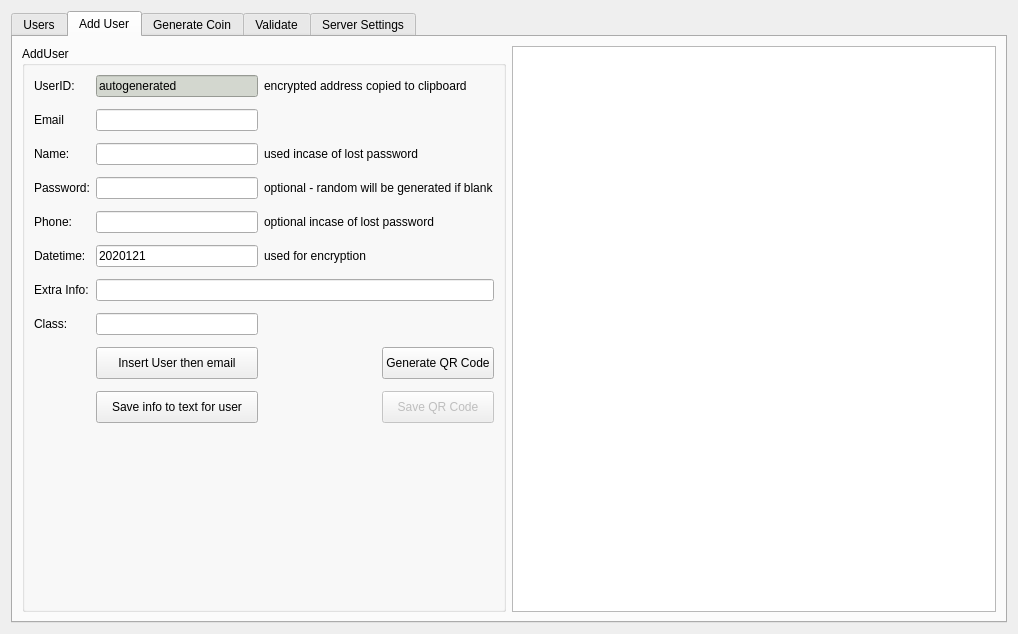
<?xml version="1.0" encoding="UTF-8"?>
<ui version="4.0">
 <class>FormInvestment</class>
 <widget class="QWidget" name="FormInvestment">
  <property name="geometry">
   <rect>
    <x>0</x>
    <y>0</y>
    <width>1018</width>
    <height>634</height>
   </rect>
  </property>
  <property name="windowTitle">
   <string>Form</string>
  </property>
  <layout class="QVBoxLayout" name="verticalLayout_4">
   <item>
    <widget class="QTabWidget" name="tabWidget">
     <property name="currentIndex">
      <number>1</number>
     </property>
     <widget class="QWidget" name="tab_User">
      <attribute name="title">
       <string>Users</string>
      </attribute>
      <layout class="QVBoxLayout" name="verticalLayout_2">
       <item>
        <layout class="QGridLayout" name="gridLayout">
         <item row="0" column="0">
          <widget class="QLabel" name="label_14">
           <property name="text">
            <string>ID</string>
           </property>
          </widget>
         </item>
         <item row="0" column="1">
          <widget class="QLineEdit" name="userid">
           <property name="maximumSize">
            <size>
             <width>16777215</width>
             <height>32</height>
            </size>
           </property>
          </widget>
         </item>
         <item row="0" column="2">
          <widget class="QPushButton" name="btn_SelectAll">
           <property name="minimumSize">
            <size>
             <width>120</width>
             <height>32</height>
            </size>
           </property>
           <property name="text">
            <string>Select All</string>
           </property>
          </widget>
         </item>
         <item row="1" column="0">
          <widget class="QLabel" name="label_15">
           <property name="text">
            <string>Coin</string>
           </property>
          </widget>
         </item>
         <item row="1" column="1">
          <widget class="QLineEdit" name="coinid">
           <property name="maximumSize">
            <size>
             <width>16777215</width>
             <height>32</height>
            </size>
           </property>
          </widget>
         </item>
         <item row="1" column="2">
          <widget class="QPushButton" name="btn_Search">
           <property name="minimumSize">
            <size>
             <width>0</width>
             <height>32</height>
            </size>
           </property>
           <property name="text">
            <string>Search</string>
           </property>
          </widget>
         </item>
        </layout>
       </item>
       <item>
        <widget class="QTableWidget" name="tableWidgetUsers">
         <property name="styleSheet">
          <string notr="true"/>
         </property>
         <column>
          <property name="text">
           <string>Email</string>
          </property>
         </column>
         <column>
          <property name="text">
           <string>CoinAddress</string>
          </property>
         </column>
         <column>
          <property name="text">
           <string>owner</string>
          </property>
         </column>
         <column>
          <property name="text">
           <string>Class</string>
          </property>
         </column>
         <column>
          <property name="text">
           <string>DateTime</string>
          </property>
         </column>
        </widget>
       </item>
      </layout>
     </widget>
     <widget class="QWidget" name="tab_Add">
      <attribute name="title">
       <string>Add User</string>
      </attribute>
      <layout class="QHBoxLayout" name="horizontalLayout">
       <item>
        <widget class="QGroupBox" name="groupBox_2">
         <property name="title">
          <string>AddUser</string>
         </property>
         <layout class="QGridLayout" name="gridLayout_33">
          <property name="verticalSpacing">
           <number>12</number>
          </property>
          <item row="2" column="0">
           <widget class="QLabel" name="label_394">
            <property name="text">
             <string>Name:</string>
            </property>
            <property name="scaledContents">
             <bool>true</bool>
            </property>
           </widget>
          </item>
          <item row="2" column="2" colspan="2">
           <widget class="QLabel" name="label_30">
            <property name="text">
             <string>used incase of lost password</string>
            </property>
           </widget>
          </item>
          <item row="6" column="1" colspan="3">
           <widget class="QLineEdit" name="add_txt_Extra">
            <property name="text">
             <string/>
            </property>
           </widget>
          </item>
          <item row="4" column="1">
           <widget class="QLineEdit" name="add_txt_Phone">
            <property name="text">
             <string/>
            </property>
           </widget>
          </item>
          <item row="4" column="2" colspan="2">
           <widget class="QLabel" name="label_29">
            <property name="text">
             <string>optional incase of lost password</string>
            </property>
           </widget>
          </item>
          <item row="8" column="1">
           <widget class="QPushButton" name="add_btn_Insert">
            <property name="minimumSize">
             <size>
              <width>0</width>
              <height>32</height>
             </size>
            </property>
            <property name="text">
             <string>Insert User then email</string>
            </property>
           </widget>
          </item>
          <item row="5" column="0">
           <widget class="QLabel" name="label_4">
            <property name="text">
             <string>Datetime:</string>
            </property>
           </widget>
          </item>
          <item row="7" column="1">
           <widget class="QLineEdit" name="add_txt_Class">
            <property name="text">
             <string/>
            </property>
           </widget>
          </item>
          <item row="1" column="0">
           <widget class="QLabel" name="label_396">
            <property name="text">
             <string>Email</string>
            </property>
            <property name="scaledContents">
             <bool>true</bool>
            </property>
           </widget>
          </item>
          <item row="1" column="1">
           <widget class="QLineEdit" name="add_txt_Email">
            <property name="text">
             <string/>
            </property>
           </widget>
          </item>
          <item row="2" column="1">
           <widget class="QLineEdit" name="add_txt_Name">
            <property name="text">
             <string/>
            </property>
           </widget>
          </item>
          <item row="0" column="2" colspan="2">
           <widget class="QLabel" name="label_36">
            <property name="text">
             <string>encrypted address copied to clipboard</string>
            </property>
           </widget>
          </item>
          <item row="8" column="3">
           <widget class="QPushButton" name="add_btn_GenerateQR">
            <property name="minimumSize">
             <size>
              <width>0</width>
              <height>32</height>
             </size>
            </property>
            <property name="text">
             <string>Generate QR Code</string>
            </property>
           </widget>
          </item>
          <item row="0" column="1">
           <widget class="QLineEdit" name="add_txt_UserID">
            <property name="enabled">
             <bool>true</bool>
            </property>
            <property name="styleSheet">
             <string notr="true">background-color: rgb(211, 215, 207);</string>
            </property>
            <property name="text">
             <string>autogenerated</string>
            </property>
            <property name="readOnly">
             <bool>true</bool>
            </property>
           </widget>
          </item>
          <item row="3" column="1">
           <widget class="QLineEdit" name="add_txt_Password">
            <property name="text">
             <string/>
            </property>
           </widget>
          </item>
          <item row="5" column="2">
           <widget class="QLabel" name="label_31">
            <property name="text">
             <string>used for encryption</string>
            </property>
           </widget>
          </item>
          <item row="6" column="0">
           <widget class="QLabel" name="label_32">
            <property name="text">
             <string>Extra Info:</string>
            </property>
           </widget>
          </item>
          <item row="0" column="0">
           <widget class="QLabel" name="label">
            <property name="text">
             <string>UserID:</string>
            </property>
            <property name="scaledContents">
             <bool>true</bool>
            </property>
           </widget>
          </item>
          <item row="9" column="3">
           <widget class="QPushButton" name="add_btn_SaveQR">
            <property name="enabled">
             <bool>false</bool>
            </property>
            <property name="minimumSize">
             <size>
              <width>0</width>
              <height>32</height>
             </size>
            </property>
            <property name="text">
             <string>Save QR Code</string>
            </property>
           </widget>
          </item>
          <item row="9" column="1">
           <widget class="QPushButton" name="add_btn_Save">
            <property name="minimumSize">
             <size>
              <width>0</width>
              <height>32</height>
             </size>
            </property>
            <property name="text">
             <string>Save info to text for user</string>
            </property>
           </widget>
          </item>
          <item row="3" column="0">
           <widget class="QLabel" name="label_2834">
            <property name="text">
             <string>Password:</string>
            </property>
           </widget>
          </item>
          <item row="4" column="0">
           <widget class="QLabel" name="label_343">
            <property name="text">
             <string>Phone:</string>
            </property>
           </widget>
          </item>
          <item row="5" column="1">
           <widget class="QLineEdit" name="add_txt_Date">
            <property name="text">
             <string>2020121</string>
            </property>
           </widget>
          </item>
          <item row="3" column="2" colspan="2">
           <widget class="QLabel" name="label_39">
            <property name="text">
             <string>optional - random will be generated if blank</string>
            </property>
           </widget>
          </item>
          <item row="7" column="0">
           <widget class="QLabel" name="label_38">
            <property name="text">
             <string>Class:</string>
            </property>
           </widget>
          </item>
          <item row="10" column="1">
           <spacer name="verticalSpacer">
            <property name="orientation">
             <enum>Qt::Vertical</enum>
            </property>
            <property name="sizeHint" stdset="0">
             <size>
              <width>20</width>
              <height>40</height>
             </size>
            </property>
           </spacer>
          </item>
         </layout>
        </widget>
       </item>
       <item>
        <widget class="QGraphicsView" name="add_QRView"/>
       </item>
      </layout>
     </widget>
     <widget class="QWidget" name="tab_Coin">
      <attribute name="title">
       <string>Generate Coin</string>
      </attribute>
      <layout class="QVBoxLayout" name="verticalLayout_3">
       <item>
        <widget class="QLabel" name="label_16">
         <property name="text">
          <string>Coin Value based on Local Currency or something like Gold / silver / bitcoin / cookies / votes / lottery etc...</string>
         </property>
        </widget>
       </item>
       <item>
        <widget class="QGroupBox" name="groupBox_11">
         <property name="title">
          <string>Coin Settings</string>
         </property>
         <layout class="QGridLayout" name="gridLayout_3">
          <item row="2" column="3">
           <widget class="QLabel" name="label_8">
            <property name="text">
             <string>Encrypted-RSA+AES</string>
            </property>
           </widget>
          </item>
          <item row="2" column="0" colspan="2">
           <widget class="QLabel" name="label_655">
            <property name="text">
             <string>CoinAddressLength</string>
            </property>
           </widget>
          </item>
          <item row="2" column="2">
           <widget class="QLineEdit" name="cns_txt_Length">
            <property name="text">
             <string>8</string>
            </property>
           </widget>
          </item>
          <item row="1" column="2">
           <widget class="QLineEdit" name="cns_txt_Count">
            <property name="text">
             <string>10000</string>
            </property>
           </widget>
          </item>
          <item row="0" column="2">
           <widget class="QLineEdit" name="cns_txt_Coin">
            <property name="text">
             <string>CookieCoin</string>
            </property>
           </widget>
          </item>
          <item row="1" column="0">
           <widget class="QLabel" name="label_5">
            <property name="text">
             <string>CoinCount</string>
            </property>
           </widget>
          </item>
          <item row="0" column="0">
           <widget class="QLabel" name="label_19">
            <property name="text">
             <string>Coin Name</string>
            </property>
           </widget>
          </item>
          <item row="3" column="0">
           <widget class="QLabel" name="label_755">
            <property name="text">
             <string>DateCreated</string>
            </property>
           </widget>
          </item>
          <item row="3" column="2">
           <layout class="QHBoxLayout" name="horizontalLayout_14">
            <item>
             <widget class="QSpinBox" name="cns_sp_Day">
              <property name="minimum">
               <number>1</number>
              </property>
             </widget>
            </item>
            <item>
             <widget class="QComboBox" name="cns_cb_Month">
              <item>
               <property name="text">
                <string>Jan</string>
               </property>
              </item>
              <item>
               <property name="text">
                <string>Feb</string>
               </property>
              </item>
              <item>
               <property name="text">
                <string>Mar</string>
               </property>
              </item>
              <item>
               <property name="text">
                <string>April</string>
               </property>
              </item>
              <item>
               <property name="text">
                <string>May</string>
               </property>
              </item>
              <item>
               <property name="text">
                <string>June</string>
               </property>
              </item>
              <item>
               <property name="text">
                <string>July</string>
               </property>
              </item>
              <item>
               <property name="text">
                <string>Aug</string>
               </property>
              </item>
              <item>
               <property name="text">
                <string>September</string>
               </property>
              </item>
              <item>
               <property name="text">
                <string>October</string>
               </property>
              </item>
              <item>
               <property name="text">
                <string>November</string>
               </property>
              </item>
             </widget>
            </item>
            <item>
             <widget class="QSpinBox" name="cns_sp_Year">
              <property name="maximum">
               <number>15000</number>
              </property>
              <property name="value">
               <number>2020</number>
              </property>
             </widget>
            </item>
            <item>
             <widget class="QTimeEdit" name="cns_sp_Time"/>
            </item>
           </layout>
          </item>
          <item row="2" column="4">
           <layout class="QHBoxLayout" name="horizontalLayout_15">
            <item>
             <widget class="QRadioButton" name="cns_chk_EncYes">
              <property name="text">
               <string>Yes</string>
              </property>
             </widget>
            </item>
            <item>
             <widget class="QRadioButton" name="cns_chk_EncNo">
              <property name="text">
               <string>No</string>
              </property>
              <property name="checked">
               <bool>true</bool>
              </property>
             </widget>
            </item>
           </layout>
          </item>
          <item row="1" column="3">
           <widget class="QLabel" name="label_21">
            <property name="text">
             <string>Coin Value</string>
            </property>
           </widget>
          </item>
          <item row="0" column="4">
           <widget class="QLineEdit" name="cns_txt_Type">
            <property name="text">
             <string>CAD</string>
            </property>
           </widget>
          </item>
          <item row="3" column="4">
           <widget class="QSpinBox" name="cns_sp_Expires">
            <property name="minimum">
             <number>1</number>
            </property>
            <property name="maximum">
             <number>10000</number>
            </property>
            <property name="value">
             <number>50</number>
            </property>
           </widget>
          </item>
          <item row="0" column="3">
           <widget class="QLabel" name="label_17">
            <property name="text">
             <string>Type</string>
            </property>
           </widget>
          </item>
          <item row="3" column="3">
           <widget class="QLabel" name="label_1155">
            <property name="text">
             <string>Inactives Expire Years</string>
            </property>
           </widget>
          </item>
          <item row="1" column="4">
           <widget class="QLineEdit" name="cns_txt_Value">
            <property name="text">
             <string>.25</string>
            </property>
           </widget>
          </item>
         </layout>
        </widget>
       </item>
       <item>
        <layout class="QHBoxLayout" name="horizontalLayout_4">
         <item>
          <widget class="QLabel" name="label_22">
           <property name="text">
            <string>USB Key Drive Name only, leaveblank to store on HD</string>
           </property>
          </widget>
         </item>
         <item>
          <widget class="QLineEdit" name="cns_txt_USB">
           <property name="text">
            <string>drivename</string>
           </property>
          </widget>
         </item>
         <item>
          <widget class="QLabel" name="label_42">
           <property name="text">
            <string>Transaction driveName</string>
           </property>
          </widget>
         </item>
         <item>
          <widget class="QLineEdit" name="cns_sp_DriveName">
           <property name="text">
            <string/>
           </property>
          </widget>
         </item>
        </layout>
       </item>
       <item>
        <widget class="QGroupBox" name="groupBox">
         <property name="title">
          <string>Matures</string>
         </property>
         <layout class="QVBoxLayout" name="verticalLayout" stretch="1,10">
          <item>
           <layout class="QHBoxLayout" name="horizontalLayout_2">
            <item>
             <widget class="QRadioButton" name="cns_chk_mature_Yes">
              <property name="maximumSize">
               <size>
                <width>50</width>
                <height>16777215</height>
               </size>
              </property>
              <property name="text">
               <string>Yes</string>
              </property>
             </widget>
            </item>
            <item>
             <widget class="QRadioButton" name="cns_chk_mature_No">
              <property name="maximumSize">
               <size>
                <width>50</width>
                <height>16777215</height>
               </size>
              </property>
              <property name="text">
               <string>No</string>
              </property>
              <property name="checked">
               <bool>true</bool>
              </property>
             </widget>
            </item>
            <item>
             <spacer name="horizontalSpacer">
              <property name="orientation">
               <enum>Qt::Horizontal</enum>
              </property>
              <property name="sizeType">
               <enum>QSizePolicy::Minimum</enum>
              </property>
              <property name="sizeHint" stdset="0">
               <size>
                <width>20</width>
                <height>20</height>
               </size>
              </property>
             </spacer>
            </item>
            <item>
             <widget class="QLabel" name="label_9">
              <property name="text">
               <string>CoinPayout </string>
              </property>
             </widget>
            </item>
            <item>
             <widget class="QDoubleSpinBox" name="cns_sp_Payout">
              <property name="value">
               <double>1.000000000000000</double>
              </property>
             </widget>
            </item>
            <item>
             <widget class="QLabel" name="label_20">
              <property name="text">
               <string>Investment Multiplier: 2 is double</string>
              </property>
             </widget>
            </item>
            <item>
             <spacer name="horizontalSpacer_2">
              <property name="orientation">
               <enum>Qt::Horizontal</enum>
              </property>
              <property name="sizeHint" stdset="0">
               <size>
                <width>40</width>
                <height>20</height>
               </size>
              </property>
             </spacer>
            </item>
            <item>
             <widget class="QLabel" name="label_10">
              <property name="text">
               <string>MaturingDate</string>
              </property>
             </widget>
            </item>
            <item>
             <widget class="QSpinBox" name="cns_sp_matureDay">
              <property name="minimum">
               <number>1</number>
              </property>
             </widget>
            </item>
            <item>
             <widget class="QComboBox" name="cns_cb_matureMonth">
              <item>
               <property name="text">
                <string>Jan</string>
               </property>
              </item>
              <item>
               <property name="text">
                <string>Feb</string>
               </property>
              </item>
              <item>
               <property name="text">
                <string>Mar</string>
               </property>
              </item>
              <item>
               <property name="text">
                <string>April</string>
               </property>
              </item>
              <item>
               <property name="text">
                <string>May</string>
               </property>
              </item>
              <item>
               <property name="text">
                <string>June</string>
               </property>
              </item>
              <item>
               <property name="text">
                <string>July</string>
               </property>
              </item>
              <item>
               <property name="text">
                <string>Aug</string>
               </property>
              </item>
              <item>
               <property name="text">
                <string>September</string>
               </property>
              </item>
              <item>
               <property name="text">
                <string>October</string>
               </property>
              </item>
              <item>
               <property name="text">
                <string>November</string>
               </property>
              </item>
             </widget>
            </item>
            <item>
             <widget class="QSpinBox" name="cns_cb_matureYear">
              <property name="maximum">
               <number>15000</number>
              </property>
              <property name="value">
               <number>2020</number>
              </property>
             </widget>
            </item>
            <item>
             <widget class="QTimeEdit" name="cns_cb_matureTime"/>
            </item>
           </layout>
          </item>
          <item>
           <layout class="QHBoxLayout" name="horizontalLayout_3" stretch="1,10">
            <item>
             <widget class="QLabel" name="label_18">
              <property name="sizePolicy">
               <sizepolicy hsizetype="Fixed" vsizetype="Preferred">
                <horstretch>0</horstretch>
                <verstretch>0</verstretch>
               </sizepolicy>
              </property>
              <property name="text">
               <string>Description</string>
              </property>
              <property name="alignment">
               <set>Qt::AlignLeading|Qt::AlignLeft|Qt::AlignTop</set>
              </property>
             </widget>
            </item>
            <item>
             <widget class="QPlainTextEdit" name="cns_txt_description">
              <property name="sizePolicy">
               <sizepolicy hsizetype="Preferred" vsizetype="Preferred">
                <horstretch>0</horstretch>
                <verstretch>0</verstretch>
               </sizepolicy>
              </property>
              <property name="plainText">
               <string>What the investment will be based on</string>
              </property>
             </widget>
            </item>
           </layout>
          </item>
         </layout>
        </widget>
       </item>
       <item>
        <layout class="QHBoxLayout" name="horizontalLayout_5">
         <item>
          <spacer name="horizontalSpacer_3">
           <property name="orientation">
            <enum>Qt::Horizontal</enum>
           </property>
           <property name="sizeHint" stdset="0">
            <size>
             <width>40</width>
             <height>20</height>
            </size>
           </property>
          </spacer>
         </item>
         <item>
          <widget class="QPushButton" name="cns_btn_Generate">
           <property name="minimumSize">
            <size>
             <width>0</width>
             <height>32</height>
            </size>
           </property>
           <property name="text">
            <string>Generate Coin</string>
           </property>
          </widget>
         </item>
         <item>
          <spacer name="horizontalSpacer_4">
           <property name="orientation">
            <enum>Qt::Horizontal</enum>
           </property>
           <property name="sizeHint" stdset="0">
            <size>
             <width>40</width>
             <height>20</height>
            </size>
           </property>
          </spacer>
         </item>
        </layout>
       </item>
      </layout>
     </widget>
     <widget class="QWidget" name="tab_Validate">
      <attribute name="title">
       <string>Validate</string>
      </attribute>
      <widget class="QPushButton" name="btn_validateCoin">
       <property name="geometry">
        <rect>
         <x>380</x>
         <y>240</y>
         <width>151</width>
         <height>71</height>
        </rect>
       </property>
       <property name="text">
        <string>Validate</string>
       </property>
      </widget>
     </widget>
     <widget class="QWidget" name="tab_FTP">
      <attribute name="title">
       <string>Server Settings</string>
      </attribute>
      <widget class="QGroupBox" name="groupBox_3">
       <property name="geometry">
        <rect>
         <x>70</x>
         <y>170</y>
         <width>300</width>
         <height>260</height>
        </rect>
       </property>
       <property name="title">
        <string>FTP</string>
       </property>
       <widget class="QPushButton" name="btn_FtpServer">
        <property name="geometry">
         <rect>
          <x>80</x>
          <y>60</y>
          <width>141</width>
          <height>51</height>
         </rect>
        </property>
        <property name="text">
         <string>Server Settings</string>
        </property>
       </widget>
       <widget class="QPushButton" name="btn_FTPTest">
        <property name="geometry">
         <rect>
          <x>80</x>
          <y>120</y>
          <width>141</width>
          <height>51</height>
         </rect>
        </property>
        <property name="text">
         <string>test</string>
        </property>
       </widget>
      </widget>
      <widget class="QGroupBox" name="groupBox_4">
       <property name="geometry">
        <rect>
         <x>430</x>
         <y>170</y>
         <width>381</width>
         <height>260</height>
        </rect>
       </property>
       <property name="title">
        <string>SMTP</string>
       </property>
       <widget class="QLineEdit" name="txt_smtp_password">
        <property name="geometry">
         <rect>
          <x>131</x>
          <y>140</y>
          <width>216</width>
          <height>25</height>
         </rect>
        </property>
        <property name="text">
         <string/>
        </property>
        <property name="echoMode">
         <enum>QLineEdit::Password</enum>
        </property>
       </widget>
       <widget class="QLabel" name="label_3234">
        <property name="geometry">
         <rect>
          <x>20</x>
          <y>74</y>
          <width>105</width>
          <height>25</height>
         </rect>
        </property>
        <property name="text">
         <string>Port</string>
        </property>
       </widget>
       <widget class="QCheckBox" name="chk_smtp_ssl">
        <property name="geometry">
         <rect>
          <x>20</x>
          <y>174</y>
          <width>216</width>
          <height>23</height>
         </rect>
        </property>
        <property name="text">
         <string>encrypted</string>
        </property>
        <property name="checked">
         <bool>true</bool>
        </property>
       </widget>
       <widget class="QLineEdit" name="txt_smtp_host">
        <property name="geometry">
         <rect>
          <x>131</x>
          <y>41</y>
          <width>216</width>
          <height>25</height>
         </rect>
        </property>
        <property name="text">
         <string>smtp.gmail.com</string>
        </property>
       </widget>
       <widget class="QPushButton" name="btn_SmtpSave">
        <property name="geometry">
         <rect>
          <x>240</x>
          <y>200</y>
          <width>105</width>
          <height>42</height>
         </rect>
        </property>
        <property name="text">
         <string>Save Settings</string>
        </property>
       </widget>
       <widget class="QLabel" name="label_6234">
        <property name="geometry">
         <rect>
          <x>20</x>
          <y>107</y>
          <width>105</width>
          <height>25</height>
         </rect>
        </property>
        <property name="text">
         <string>Email</string>
        </property>
       </widget>
       <widget class="QLineEdit" name="txt_smtp_email">
        <property name="geometry">
         <rect>
          <x>131</x>
          <y>107</y>
          <width>216</width>
          <height>25</height>
         </rect>
        </property>
        <property name="text">
         <string>your_username@gmail.com</string>
        </property>
       </widget>
       <widget class="QLineEdit" name="txt_smtp_port">
        <property name="geometry">
         <rect>
          <x>131</x>
          <y>74</y>
          <width>216</width>
          <height>25</height>
         </rect>
        </property>
        <property name="text">
         <string>465</string>
        </property>
       </widget>
       <widget class="QLabel" name="label_2234">
        <property name="geometry">
         <rect>
          <x>20</x>
          <y>41</y>
          <width>105</width>
          <height>25</height>
         </rect>
        </property>
        <property name="text">
         <string>Host</string>
        </property>
       </widget>
       <widget class="QLabel" name="label_7234">
        <property name="geometry">
         <rect>
          <x>20</x>
          <y>140</y>
          <width>105</width>
          <height>25</height>
         </rect>
        </property>
        <property name="text">
         <string>Password</string>
        </property>
       </widget>
      </widget>
     </widget>
    </widget>
   </item>
  </layout>
 </widget>
 <tabstops>
  <tabstop>tabWidget</tabstop>
  <tabstop>userid</tabstop>
  <tabstop>coinid</tabstop>
  <tabstop>btn_SelectAll</tabstop>
  <tabstop>btn_Search</tabstop>
  <tabstop>tableWidgetUsers</tabstop>
  <tabstop>add_txt_UserID</tabstop>
  <tabstop>add_txt_Email</tabstop>
  <tabstop>add_txt_Name</tabstop>
  <tabstop>add_txt_Password</tabstop>
  <tabstop>add_txt_Phone</tabstop>
  <tabstop>add_txt_Date</tabstop>
  <tabstop>add_txt_Extra</tabstop>
  <tabstop>add_txt_Class</tabstop>
  <tabstop>add_btn_Insert</tabstop>
  <tabstop>add_btn_Save</tabstop>
  <tabstop>add_btn_GenerateQR</tabstop>
  <tabstop>add_btn_SaveQR</tabstop>
  <tabstop>add_QRView</tabstop>
  <tabstop>cns_txt_Coin</tabstop>
  <tabstop>cns_txt_Count</tabstop>
  <tabstop>cns_txt_Length</tabstop>
  <tabstop>cns_sp_Day</tabstop>
  <tabstop>cns_cb_Month</tabstop>
  <tabstop>cns_sp_Year</tabstop>
  <tabstop>cns_sp_Time</tabstop>
  <tabstop>cns_txt_Type</tabstop>
  <tabstop>cns_txt_Value</tabstop>
  <tabstop>cns_chk_EncYes</tabstop>
  <tabstop>cns_chk_EncNo</tabstop>
  <tabstop>cns_sp_Expires</tabstop>
  <tabstop>cns_txt_USB</tabstop>
  <tabstop>cns_sp_DriveName</tabstop>
  <tabstop>cns_chk_mature_Yes</tabstop>
  <tabstop>cns_chk_mature_No</tabstop>
  <tabstop>cns_sp_Payout</tabstop>
  <tabstop>cns_sp_matureDay</tabstop>
  <tabstop>cns_cb_matureMonth</tabstop>
  <tabstop>cns_cb_matureYear</tabstop>
  <tabstop>cns_cb_matureTime</tabstop>
  <tabstop>cns_txt_description</tabstop>
  <tabstop>cns_btn_Generate</tabstop>
  <tabstop>btn_validateCoin</tabstop>
 </tabstops>
 <resources/>
 <connections/>
</ui>
